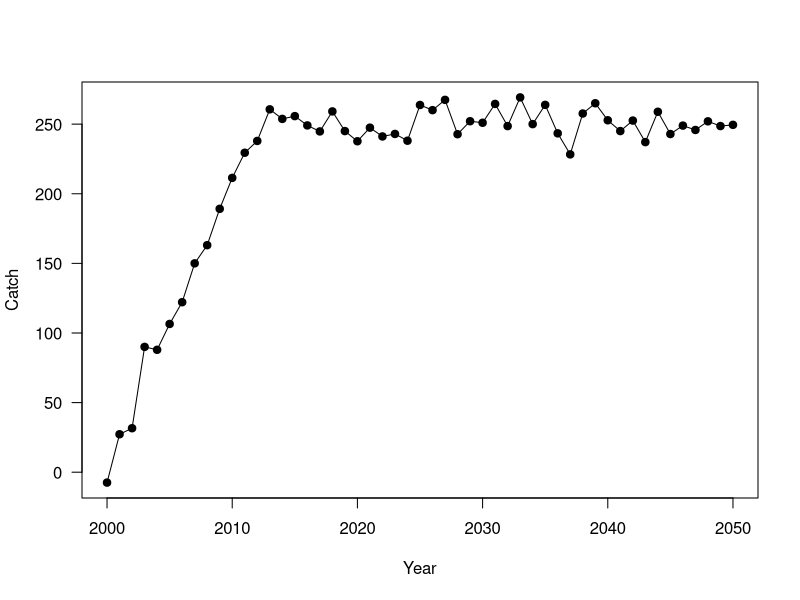
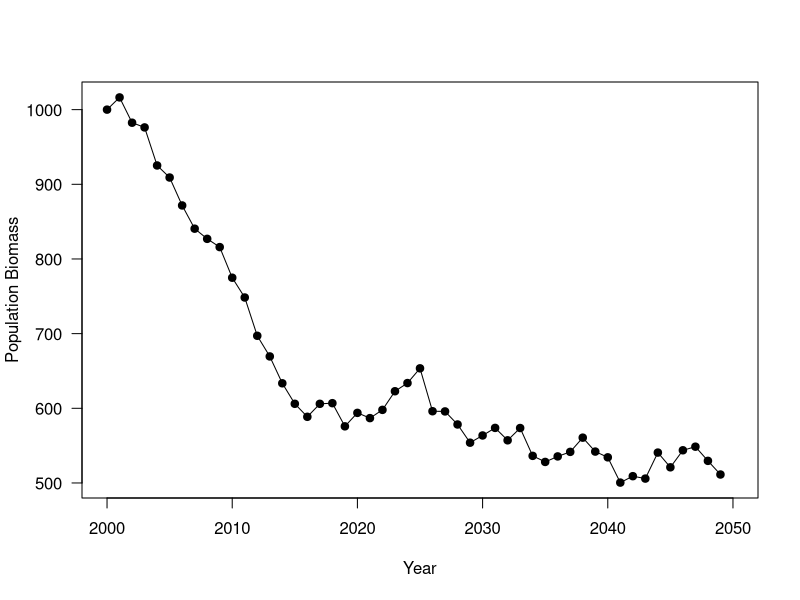
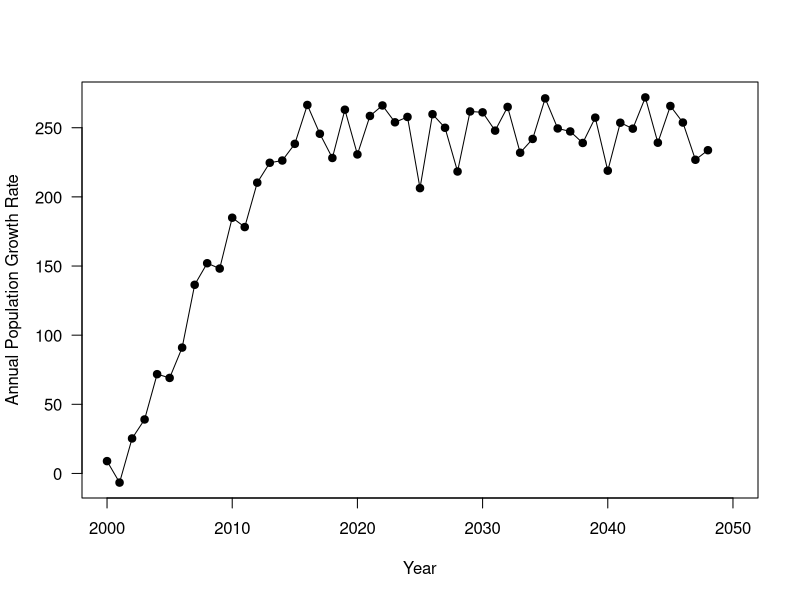
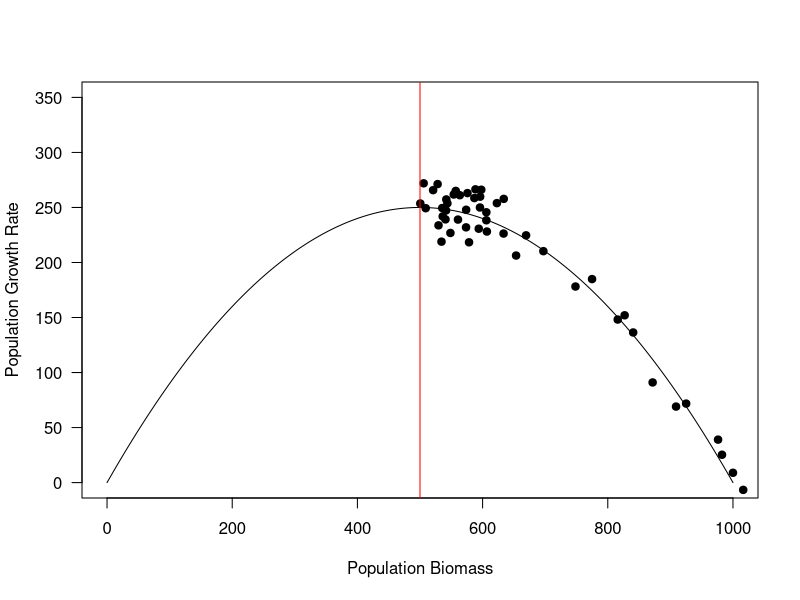
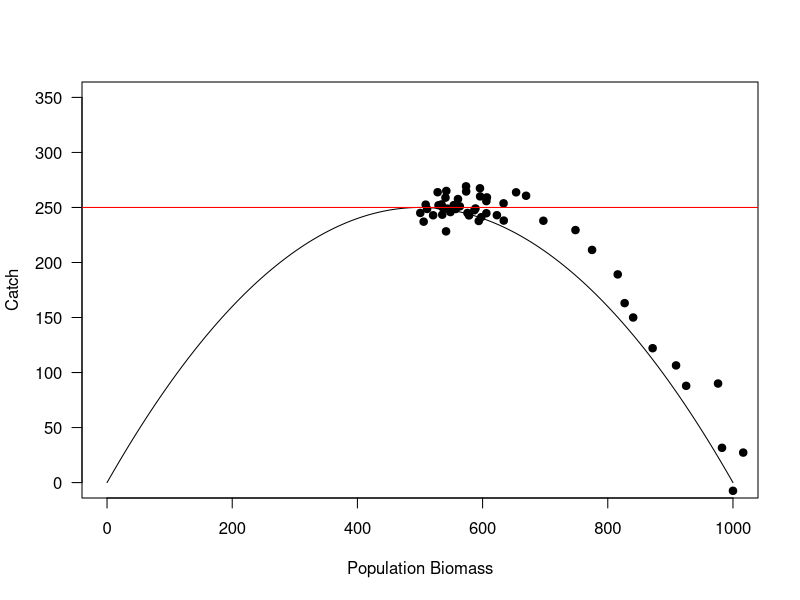

Generate these figures, in order, with R:
## ---- chunk 1
knitr::opts_chunk$set(echo = TRUE)
## ---- chunk 2
yrs<-seq(from=2000, to=2050)
nyears<-length(yrs)
## ---- chunk 3
K<-1000

rmax<-1
## ---- chunk 4
effort<-rep(NA, nyears)
C<-rep(NA, nyears)
incF<-round(nyears*0.25,0)
effort[1:incF]<-seq(from=0, to=250, length=incF)
effort[(incF):nyears]<-250
for(i in 1:nyears){
C[i]<-effort[i] + rnorm(1, 0, 10)
}

plot(C~ yrs,pch=19, xlab="Year", ylab="Catch", las=1)
lines(C~ yrs)
## ---- chunk 5

B<-matrix(NA, nrow=nyears, ncol=1)
pop_growth<-matrix(NA, nrow=nyears, ncol=1)
B[1]<-K

for(i in 2:50){
  pop_growth[i-1]<-(rmax*B[i-1]*(1-(B[i-1]/K)))+rnorm(1,0,15)
  B[i]<-B[i-1]+pop_growth[i-1]-C[i-1]
}
## ---- chunk 6
plot(B~yrs, pch=19, xlab="Year", ylab="Population Biomass", las=1)
lines(B~yrs)
## ---- chunk 7
plot(pop_growth~yrs, pch=19, xlab="Year", ylab="Annual Population Growth Rate", las=1)
lines(pop_growth~yrs)
## ---- chunk 8
MSY<-K/2

simB<-seq(from=0, to=1000)
simgrowth<-(rmax*simB*(1-(simB/K)))

plot(simB, simgrowth, type="l", ylim=c(0,350), xlab="Population Biomass", ylab="Population Growth Rate", las=1)
points(B, pop_growth, pch=19)
abline(v=MSY, col="red")
## ---- chunk 9
simC<-rmax*simB*(K-simB)/K

plot(C~B, xlim=c(0,1000), ylim=c(0,350), xlab="Population Biomass", ylab="Catch", las=1, pch=19)
lines(simC~simB)
abline(h=(rmax*K)/4, col="red")
